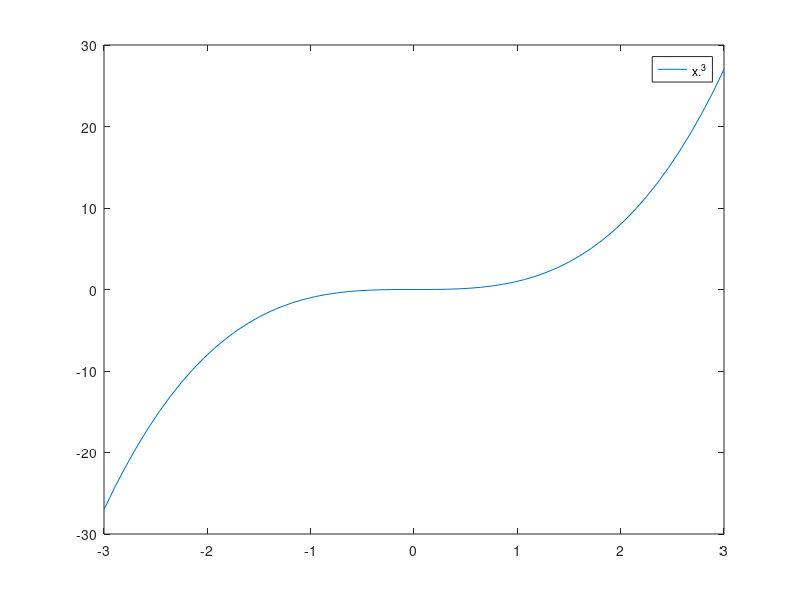

MATLAB code for this plot: (Note: this script raises an error after producing the figure.)
%TRABALHANDO EFETIVAMENTE COM GRAFICOS:
%Boas praticas:
clc
clear

%1.Poltar graficos Bidimensionais:===============================================================================================================
x = -10:10; %intervalo
f = x.^3; %função
grafico_padrao = plot(x,f); %plot requer o intervalo do grafico e em qual função

ano = [1988:1:1994];
vendas = [8 12 20 22 18 24 27];
grafico_1 = plot(ano, vendas,"*");%add o marcador em asteristico
grafico_2 = plot(ano, vendas,"--r*");%"--r*" é o tipo de linha (tracejado neste caso), na cor "red" com os pontos marcados com asteristicos
grafico_3 = plot(ano, vendas,"--r*","linewidth",2);%linewidth seguido de virgula e um numero é a espeçura da linha
grafico_4= plot(ano, vendas,"--r*","linewidth",2, "markersize",12);%Markerzise seguido de virgula e um numero é a espeçura da marcador
grafico_4 = plot(ano, vendas,"--r*","linewidth",2, "markersize",12);%Markerzise seguido de virgula e um numero é a espeçura da marcador
grafico_5 = plot(ano, vendas,"-gd","linewidth",1,'markersize',10);%grafico de linha continua, na cor "g"(green) e com marcador diamante
grafico_6 = plot(ano, vendas,"-mo","linewidth",1,'markersize',10 );%graficpo roxo com marcador circular (é possivel add preeencimento, vemos abaixo como)
grafico_6 = plot(ano, vendas,"-mo","linewidth",1,'markersize',10, "markeredgecolor","r", "markerfacecolor", "white");
grafico_6 = plot(ano, vendas,"-blacko","linewidth",1,'markersize',10, "markeredgecolor","r", "markerfacecolor", "white");
grafico_6 = plot(ano, vendas,"-","color","black","marker","o","linewidth",1,'markersize',10, "markeredgecolor","r", "markerfacecolor", "white");%sintaxe mais complexa

%2.Poltar graficos de funçoes Bidimensionais:=================================================================================================
gf = fplot("x^3",[-3 3]); %sintaxe(*"Função"*,*[limites]*)
%ou
func = "(x^2)+3";
intervalo = [-3 3];
gr = fplot(func,intervalo);
gr = fplot(func,intervalo,"-.o","markeredgecolor","r", "markerfacecolor","white");

%2.Poltar varios na mesmsa figura:=================================================================================================
%i = [-2: 0.01: 4]
%syms x
%x=(3*(x.^3))-(26*(x))+6
%dx= diff(x)
%ddx=diff(dx)
%modelo 1: sintaxe ->plot(*limite*,*função1*,*limite*,*função2*,*limite*,*função3*...))
%m1=plot(i,x, i,dx, i,ddx)
%m1=plot(i,x,"-ro", i,dx,"--bo", i,ddx,"-greeno")

%modelo 2: 
%i = [-2 : 0.01 : 4]
%syms x
%x=(3*(x.^3))-(26*(x))+6;
%dx= 9*x.^2 - 26;
%ddx= 18*x;

%plot(i,x)
%hold on
%plot (i, xd)
%plot(i,xdd)

%3.Poltar multiplos graficos na mesmsa janela:=================================================================================================
%x = [-2:0.01:4];
%syms x %isso fara com que continue como ama função e nao a resolva, mantendo incognitas
%y =(3*(x.^3))-(26*(x))+6;
%yd=9*x.^2 - 26;
%ydd=18*x;

%subplot(4,1,1) %cria um subplot com 3 linhas, na primira coluna, primira posição
%plot(x,y)

%subplot(4,1,2)
%plot(x,yd)

%subplot(4,1,3)
%plot(x,ydd)

%subplot(4,1,4)
%plot(x,y)
%hold on
%plot(x,yd)
%plot(x,ydd)

%4.formatando os graficos:=================================================================================================
ano = [2015:1:2020];
prod = [10 16 18 25 22 14];
plot(ano,prod,"-Blacko","markeredgecolor", "red", "markerfacecolor","white")
title("Produção por ano \bf") %o \bf deixa em negrito
gtext("Valores da produção dos anos de 2015 até 2020")%cria caixa de texto
xlabel("Ano")
ylabel("Produção")
%exiustem muitas outras opções









